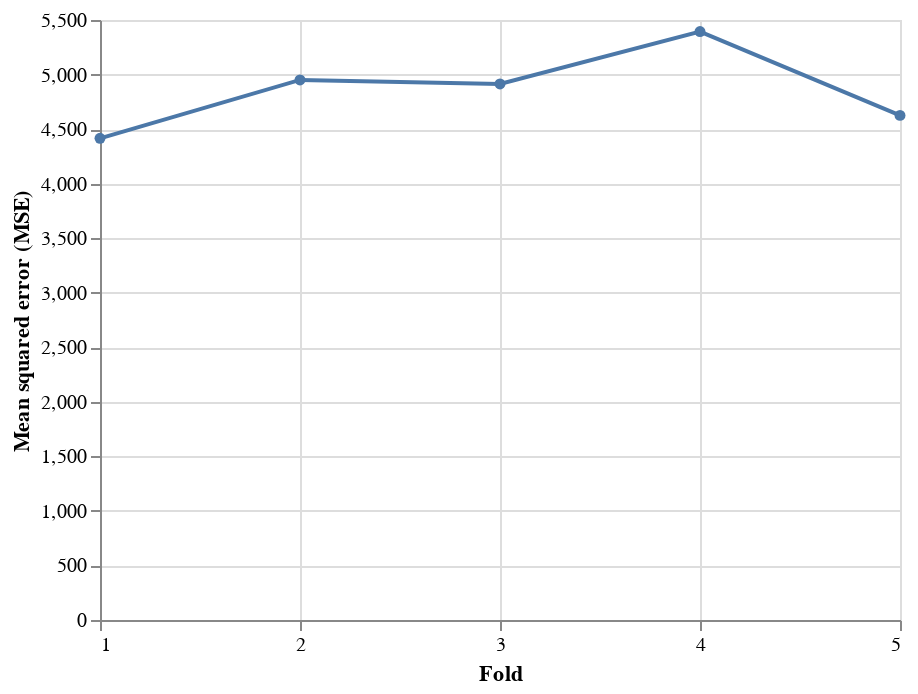

Write notebook code for a chart like this one.
### Code cell
alt.Chart(df_scores_las.reset_index()).mark_line(
     point=alt.OverlayMarkDef()
).encode(
    x=alt.X("index", bin=False, title="Fold", axis=alt.Axis(tickCount=5)),
    y=alt.Y("lr", aggregate="mean", title="Mean squared error (MSE)")
)

### Figure 1 — Vega-Lite specification as saved in the notebook (floating-point values rounded to 4 significant figures)
{"config": {"view": {"continuousWidth": 400, "continuousHeight": 300}}, "data": {"name": "data-2c2aeecd5b77acc31709acc59fcc1654"}, "mark": {"type": "line", "point": {}}, "encoding": {"x": {"axis": {"tickCount": 5}, "bin": false, "field": "index", "title": "Fold", "type": "quantitative"}, "y": {"aggregate": "mean", "field": "lr", "title": "Mean squared error (MSE)", "type": "quantitative"}}, "$schema": "https://vega.github.io/schema/vega-lite/v4.17.0.json", "datasets": {"data-2c2aeecd5b77acc31709acc59fcc1654": [{"index": 1, "lr": 4415.0}, {"index": 2, "lr": 4951.0}, {"index": 3, "lr": 4913.0}, {"index": 4, "lr": 5394.0}, {"index": 5, "lr": 4626.0}]}}
